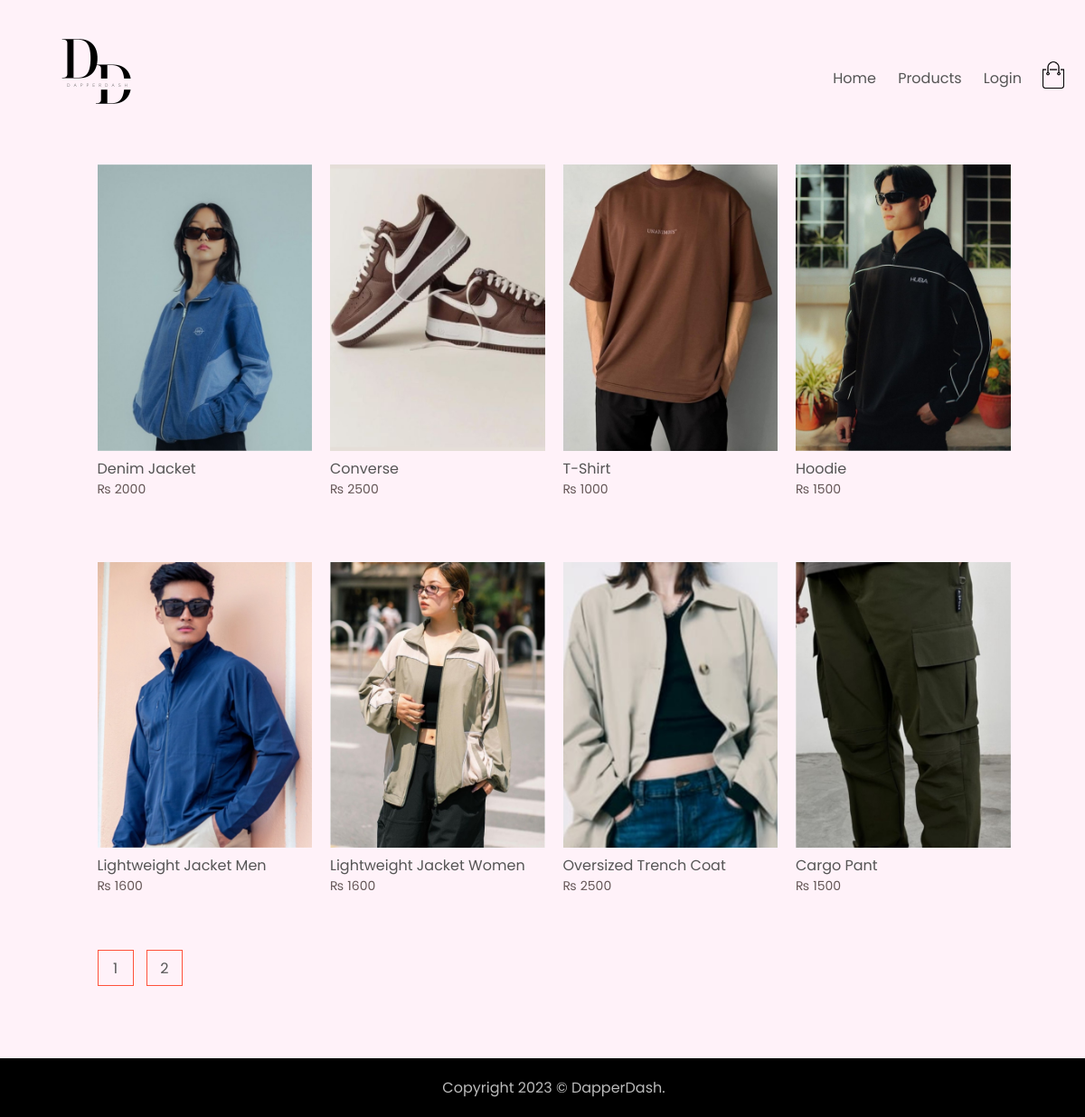
/products.php, run on the app's committed database.
### tables this page shows
CREATE TABLE `products` (
  `p_id` int(11) NOT NULL,
  `p_name` text NOT NULL,
  `p_desc` text NOT NULL,
  `p_price` decimal(10,0) NOT NULL,
  `p_quantity` int(11) NOT NULL,
  `p_url` text NOT NULL
);

### products.php (the view, shortened to what this page needs)
<!DOCTYPE html>
<html lang="en">
<head>
    <link rel="stylesheet" href="styles/style.css">
</head>
<body>
    <div class="container">
        <?php include('sections/navbar.php'); ?>
        <div class="small-container">
            <div class="row">
                <?php
                if (isset($_GET["page"])) {
                    $page = $_GET["page"];
                } else {
                    $page = 1;
                }
                $start_from = ($page - 1) * 8;
                include('scripts/serverSide/connection.php');
                $productPageQuery = "select COUNT(p_id) as count
                                        From products;";
                $resultSet = mysqli_query($conn, $productPageQuery);
                $rowData = mysqli_fetch_assoc($resultSet);
                $no_of_ProductsPages = ceil($rowData['count'] / 8);
                $selectProductsQuery = "SELECT p_id,p_name, p_price, p_url
                                            FROM `products`
                                            ORDER BY `p_id` ASC
                                            LIMIT $start_from, 8";
                $resultSet = mysqli_query($conn, $selectProductsQuery);
                while ($rowData = mysqli_fetch_assoc($resultSet)) {
                    $productID = $rowData['p_id'];
                    $productName = $rowData['p_name'];
                    $productPrice = $rowData['p_price'];
                    $productImgURL = $rowData['p_url'];
                ?>
                    <div class='col-4'>
                        <a href='<?php echo "product-details.php?product_id=" . $productID; ?>'>
                            <span>
                                <img src='<?php echo $productImgURL; ?>'>
                                <h4><?php echo $productName; ?></h4>
                                <p>&#8360; <?php echo $productPrice; ?></p>
                            </span>
                        </a>
                    </div>
                <?php
                }
                ?>
            </div>
            <div class="page-btn">
                <?php
                for ($i = 1; $i <= $no_of_ProductsPages; $i++) {
                ?>
                    <a href="products.php?page=<?php echo $i; ?>"><span> <?php echo $i; ?> </span></a>
                <?php
                }
                ?>
            </div>
        </div>
    </div>
    <div class="footer">
        <div class="container">
            <p class="Copyright">Copyright 2023 &copy; DapperDash.</p>
        </div>
    </div>
</body>
</html>

### styles/style.css (style rules this page uses)
* { margin: 0; padding: 0; box-sizing: border-box; }
body { font-family: 'Poppins', sans-serif; background-color: #fff2f9; }
a { text-decoration: none; color: #555; }
p { color: #645656; }
.container { max-width: 1300px; margin: auto; padding-left: 25px; padding-right: 25; }
.row { display: flex; align-items: center; flex-wrap: wrap; justify-content: space-around; }
.small-container { max-width: 1080px; margin: auto; padding-left: 25px; padding-right: 25px; }
.col-4 { flex-basis: 25%; padding: 10px; min-width: 200px; margin-bottom: 50px; transition: transform 0.05s; }
.col-4 img { width: 100%; }
h4 { color: #555; font-weight: normal; }
.col-4 p { font-size: 14px; }
.footer { background: #000; color: #8a8a8a; font-weight: 14px; padding: 20px 0 20px; }
.footer p { color: #bbbbbb; }
.Copyright { text-align: center; }
.page-btn { margin: 0 auto 80px; }
.page-btn span { display: inline-block; border: 1px solid #ff523b; margin-left: 10px; width: 40px; height: 40px; text-align: center; line-height: 40px; cursor: pointer; }

### data on the page
products: p_url (picture), p_name "Denim Jacket", p_price "2000"
products: p_url (picture), p_name "Converse", p_price "2500"
products: p_url (picture), p_name "T-Shirt", p_price "1000"
products: p_url (picture), p_name "Hoodie", p_price "1500"
products: p_url (picture), p_name "Lightweight Jacket Men", p_price "1600"
products: p_url (picture), p_name "Lightweight Jacket Women", p_price "1600"
products: p_url (picture), p_name "Oversized Trench Coat", p_price "2500"
products: p_url (picture), p_name "Cargo Pant", p_price "1500"
